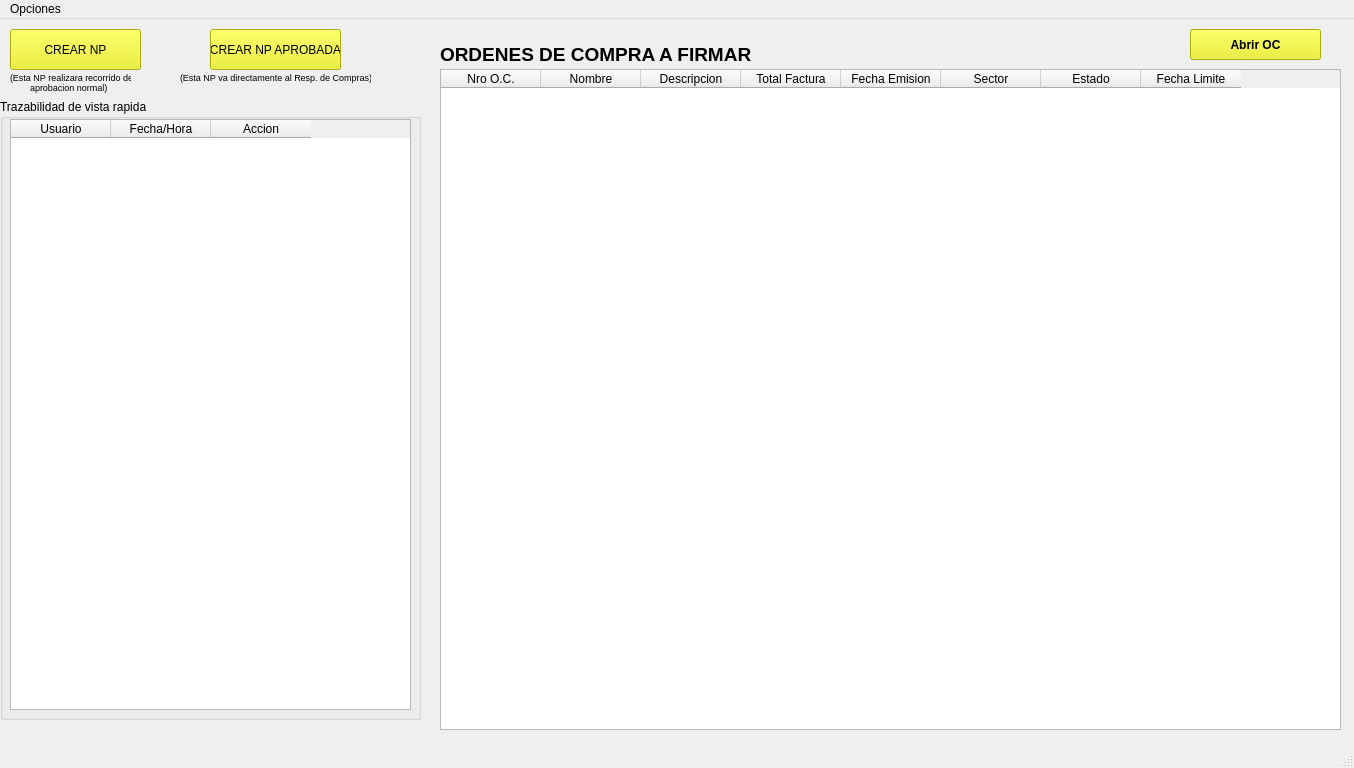
<?xml version="1.0" encoding="UTF-8"?>
<ui version="4.0">
 <class>pantalla1Firma</class>
 <widget class="QMainWindow" name="pantalla1Firma">
  <property name="geometry">
   <rect>
    <x>0</x>
    <y>0</y>
    <width>1354</width>
    <height>768</height>
   </rect>
  </property>
  <property name="minimumSize">
   <size>
    <width>800</width>
    <height>600</height>
   </size>
  </property>
  <property name="maximumSize">
   <size>
    <width>1366</width>
    <height>768</height>
   </size>
  </property>
  <property name="windowTitle">
   <string>Pantalla Principal - 1er Firma</string>
  </property>
  <widget class="QWidget" name="centralwidget">
   <widget class="QGroupBox" name="groupBox">
    <property name="geometry">
     <rect>
      <x>0</x>
      <y>80</y>
      <width>421</width>
      <height>621</height>
     </rect>
    </property>
    <property name="title">
     <string>Trazabilidad de vista rapida</string>
    </property>
    <widget class="QTableWidget" name="tablaDetallesEstado">
     <property name="geometry">
      <rect>
       <x>10</x>
       <y>20</y>
       <width>401</width>
       <height>591</height>
      </rect>
     </property>
     <column>
      <property name="text">
       <string>Usuario</string>
      </property>
     </column>
     <column>
      <property name="text">
       <string>Fecha/Hora</string>
      </property>
     </column>
     <column>
      <property name="text">
       <string>Accion</string>
      </property>
     </column>
    </widget>
   </widget>
   <widget class="QTableWidget" name="tablaOCactivas1F">
    <property name="geometry">
     <rect>
      <x>440</x>
      <y>50</y>
      <width>901</width>
      <height>661</height>
     </rect>
    </property>
    <column>
     <property name="text">
      <string>Nro O.C.</string>
     </property>
    </column>
    <column>
     <property name="text">
      <string>Nombre</string>
     </property>
    </column>
    <column>
     <property name="text">
      <string>Descripcion</string>
     </property>
    </column>
    <column>
     <property name="text">
      <string>Total Factura</string>
     </property>
    </column>
    <column>
     <property name="text">
      <string>Fecha Emision</string>
     </property>
    </column>
    <column>
     <property name="text">
      <string>Sector</string>
     </property>
    </column>
    <column>
     <property name="text">
      <string>Estado</string>
     </property>
    </column>
    <column>
     <property name="text">
      <string>Fecha Limite</string>
     </property>
    </column>
   </widget>
   <widget class="QLabel" name="label_4">
    <property name="geometry">
     <rect>
      <x>440</x>
      <y>20</y>
      <width>351</width>
      <height>31</height>
     </rect>
    </property>
    <property name="font">
     <font>
      <pointsize>14</pointsize>
      <bold>true</bold>
     </font>
    </property>
    <property name="text">
     <string>ORDENES DE COMPRA A FIRMAR</string>
    </property>
   </widget>
   <widget class="QPushButton" name="btnAbrirOC_1F">
    <property name="geometry">
     <rect>
      <x>1190</x>
      <y>10</y>
      <width>131</width>
      <height>31</height>
     </rect>
    </property>
    <property name="font">
     <font>
      <bold>true</bold>
     </font>
    </property>
    <property name="styleSheet">
     <string notr="true">background-color: rgb(235, 239, 13);
color: rgb(0, 0, 0);</string>
    </property>
    <property name="text">
     <string>Abrir OC</string>
    </property>
   </widget>
   <widget class="QPushButton" name="btnCrearNP_RC">
    <property name="geometry">
     <rect>
      <x>10</x>
      <y>10</y>
      <width>131</width>
      <height>41</height>
     </rect>
    </property>
    <property name="styleSheet">
     <string notr="true">background-color: rgb(235, 239, 13);
color: rgb(0, 0, 0);</string>
    </property>
    <property name="text">
     <string>CREAR NP</string>
    </property>
   </widget>
   <widget class="QLabel" name="label_2">
    <property name="geometry">
     <rect>
      <x>10</x>
      <y>50</y>
      <width>121</width>
      <height>16</height>
     </rect>
    </property>
    <property name="font">
     <font>
      <pointsize>7</pointsize>
     </font>
    </property>
    <property name="text">
     <string>(Esta NP realizara recorrido de</string>
    </property>
   </widget>
   <widget class="QPushButton" name="btnCrearNPaprobada_F2">
    <property name="geometry">
     <rect>
      <x>210</x>
      <y>10</y>
      <width>131</width>
      <height>41</height>
     </rect>
    </property>
    <property name="styleSheet">
     <string notr="true">background-color: rgb(235, 239, 13);
color: rgb(0, 0, 0);</string>
    </property>
    <property name="text">
     <string>CREAR NP APROBADA</string>
    </property>
   </widget>
   <widget class="QLabel" name="label_3">
    <property name="geometry">
     <rect>
      <x>180</x>
      <y>50</y>
      <width>191</width>
      <height>16</height>
     </rect>
    </property>
    <property name="font">
     <font>
      <pointsize>7</pointsize>
     </font>
    </property>
    <property name="text">
     <string>(Esta NP va directamente al Resp. de Compras)</string>
    </property>
   </widget>
   <widget class="QLabel" name="label_5">
    <property name="geometry">
     <rect>
      <x>30</x>
      <y>60</y>
      <width>91</width>
      <height>16</height>
     </rect>
    </property>
    <property name="font">
     <font>
      <pointsize>7</pointsize>
     </font>
    </property>
    <property name="text">
     <string>aprobacion normal)</string>
    </property>
   </widget>
  </widget>
  <widget class="QMenuBar" name="menubar">
   <property name="geometry">
    <rect>
     <x>0</x>
     <y>0</y>
     <width>1354</width>
     <height>33</height>
    </rect>
   </property>
   <widget class="QMenu" name="menuOpciones">
    <property name="title">
     <string>Opciones</string>
    </property>
    <addaction name="actionUsar_perfil_Resp_Compras"/>
    <addaction name="actionAbri_Biblioteca_NP_OC"/>
    <addaction name="actionAprobacion_por_Montos"/>
    <addaction name="separator"/>
    <addaction name="actionMi_Perfil"/>
    <addaction name="actionCerrar_Sesion"/>
   </widget>
   <addaction name="menuOpciones"/>
  </widget>
  <widget class="QStatusBar" name="statusbar"/>
  <action name="actionUsar_perfil_Resp_Compras">
   <property name="text">
    <string>Usar derechos Resp. Compras</string>
   </property>
  </action>
  <action name="actionAbri_Biblioteca_NP_OC">
   <property name="text">
    <string>Abri Biblioteca NP/OC</string>
   </property>
  </action>
  <action name="actionAprobacion_por_Montos">
   <property name="text">
    <string>Aprobacion por Montos</string>
   </property>
  </action>
  <action name="actionMi_Perfil">
   <property name="text">
    <string>Mi Perfil</string>
   </property>
  </action>
  <action name="actionCerrar_Sesion">
   <property name="text">
    <string>Cerrar Sesion</string>
   </property>
  </action>
 </widget>
 <resources/>
 <connections/>
</ui>
